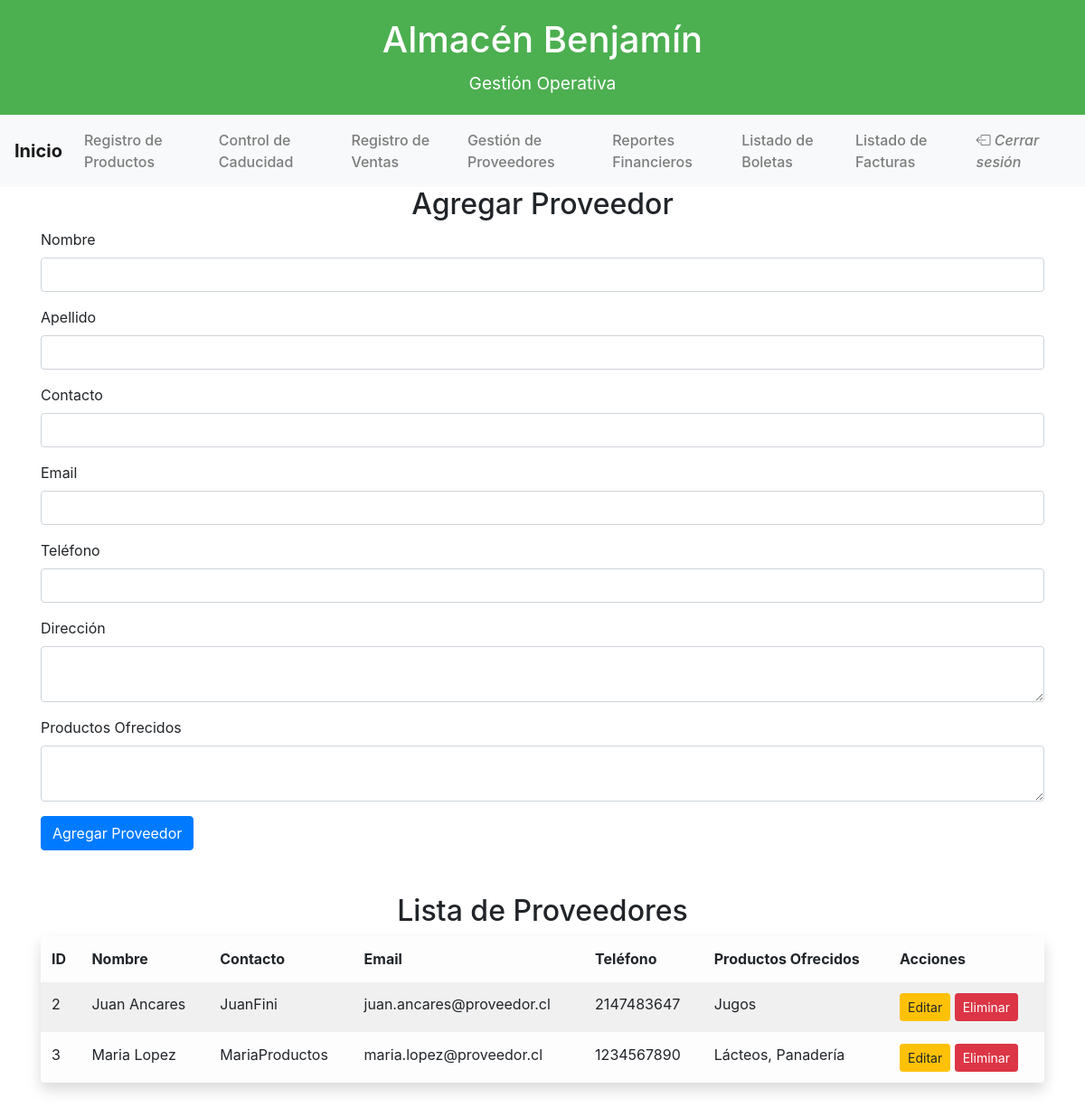
The page /gestion_proveedores.php (signed in) on the database its author committed.
### tables this page shows
CREATE TABLE IF NOT EXISTS `proveedor` (
  `id` int NOT NULL AUTO_INCREMENT,
  `nombre` varchar(255) NOT NULL,
  `apellido` varchar(255) DEFAULT NULL,
  `contacto` varchar(255) NOT NULL,
  `email` varchar(191) DEFAULT NULL,
  `telefono` int DEFAULT NULL,
  `direccion` text,
  `productos_ofrecidos` text,
  `fecha_registro` datetime DEFAULT CURRENT_TIMESTAMP,
  `estado` enum('activo','inactivo') DEFAULT 'activo',
  PRIMARY KEY (`id`),
  UNIQUE KEY `email` (`email`)
);

### gestion_proveedores.php (the view, shortened to what this page needs)
<?php
include('conexion.php');
include('header.php');
$query = "SELECT * FROM proveedor";
$resultado = $conexion->query($query);
?>
<!DOCTYPE html>
<html lang="es">
<head>
    <link href="https://stackpath.bootstrapcdn.com/bootstrap/4.5.2/css/bootstrap.min.css" rel="stylesheet">
</head>
<body>
    <div class="container">
        <h2 class="text-center">Agregar Proveedor</h2>
        <form method="POST">
            <div class="form-group">
                <label for="nombre">Nombre</label>
                <input type="text" class="form-control" name="nombre" required>
            </div>
            <div class="form-group">
                <label for="apellido">Apellido</label>
                <input type="text" class="form-control" name="apellido">
            </div>
            <div class="form-group">
                <label for="contacto">Contacto</label>
                <input type="text" class="form-control" name="contacto" required>
            </div>
            <div class="form-group">
                <label for="email">Email</label>
                <input type="email" class="form-control" name="email" required>
            </div>
            <div class="form-group">
                <label for="telefono">Teléfono</label>
                <input type="text" class="form-control" name="telefono" required>
            </div>
            <div class="form-group">
                <label for="direccion">Dirección</label>
                <textarea class="form-control" name="direccion"></textarea required>
            </div>
            <div class="form-group">
                <label for="productos_ofrecidos">Productos Ofrecidos</label required>
                <textarea class="form-control" name="productos_ofrecidos"></textarea>
            </div>
            <button type="submit" name="add" class="btn btn-primary">Agregar Proveedor</button>
        </form>
        <h2 class="text-center mt-5">Lista de Proveedores</h2>
        <table class="table table-light table-striped table-hover shadow p-3 mb-5 bg-body-tertiary rounded">
            <thead>
                <tr>
                    <th>ID</th>
                    <th>Nombre</th>
                    <th>Contacto</th>
                    <th>Email</th>
                    <th>Teléfono</th>
                    <th>Productos Ofrecidos</th>
                    <th>Acciones</th>
                </tr>
            </thead>
            <tbody>
                <?php while ($proveedor = $resultado->fetch_assoc()) : ?>
                <tr>
                    <td><?php echo $proveedor['id']; ?></td>
                    <td><?php echo $proveedor['nombre'] . ' ' . $proveedor['apellido']; ?></td>
                    <td><?php echo $proveedor['contacto']; ?></td>
                    <td><?php echo $proveedor['email']; ?></td>
                    <td><?php echo $proveedor['telefono']; ?></td>
                    <td><?php echo $proveedor['productos_ofrecidos']; ?></td>
                    <td>
                        <button class="btn btn-warning btn-sm" onclick="editarProveedor(<?php echo htmlspecialchars(json_encode($proveedor)); ?>)">Editar</button>
                        <form method="POST" style="display:inline;">
                            <button type="submit" name="delete" class="btn btn-danger btn-sm">Eliminar</button>
                        </form>
                    </td>
                </tr>
                <?php endwhile; ?>
            </tbody>
        </table>
    </div>
</body>
</html>

### css/menu.css (style rules this page uses)
body { background-image: url("https://img.freepik.com/free-vector/white-elegant-texture-wallpaper_23-2148417584.jpg"); }

### header.php (style rules this page uses)
body { background-image: url("https://img.freepik.com/premium-vector/white-pattern-background_393744-193.jpg?w=360"); }

### rows shown on the page
proveedor: id "2", nombre "Juan", apellido "Ancares", contacto "JuanFini", email "juan.ancares@proveedor.cl", telefono "2147483647", productos_ofrecidos "Jugos"
proveedor: id "3", nombre "Maria", apellido "Lopez", contacto "MariaProductos", email "maria.lopez@proveedor.cl", telefono "1234567890", productos_ofrecidos "Lácteos, Panadería"
